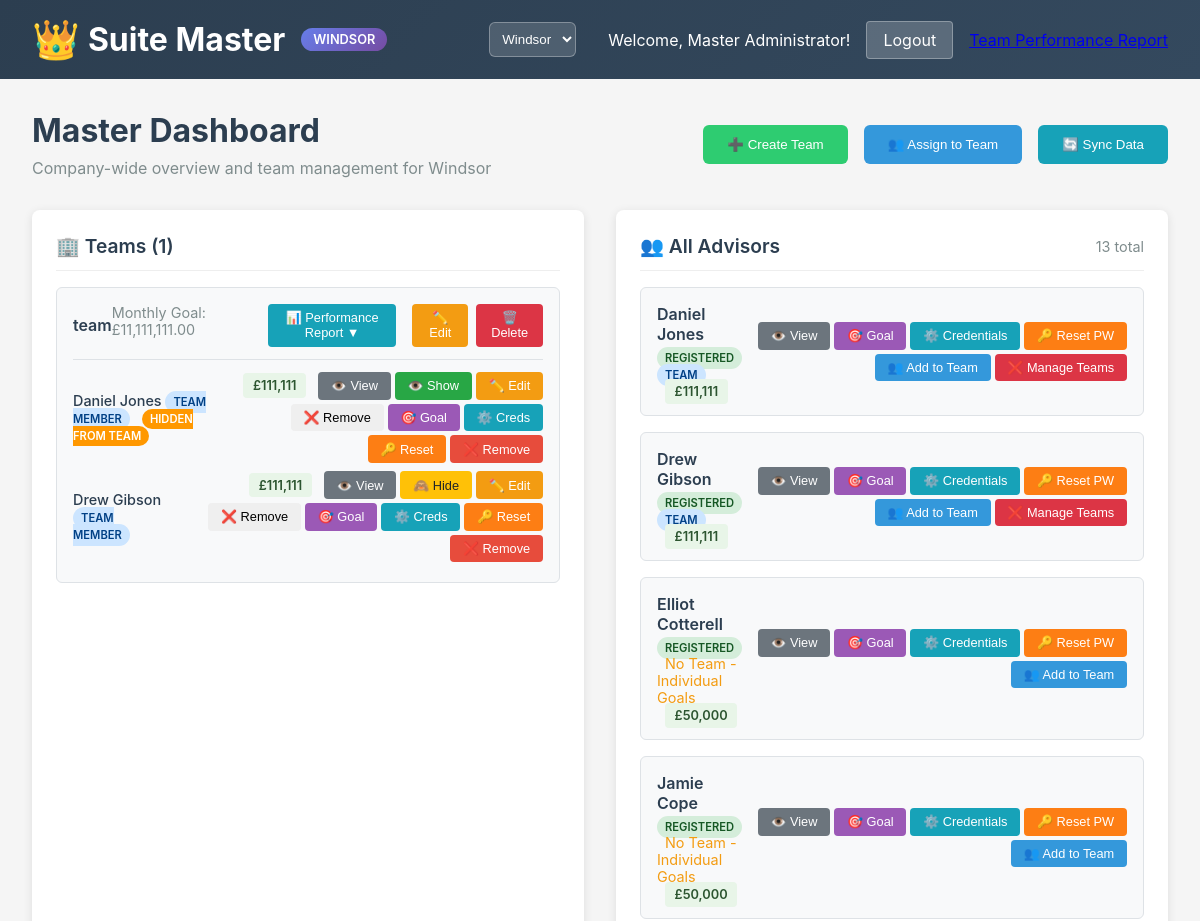
/master (signed in, upper part), run on an earlier commit of the app's database.
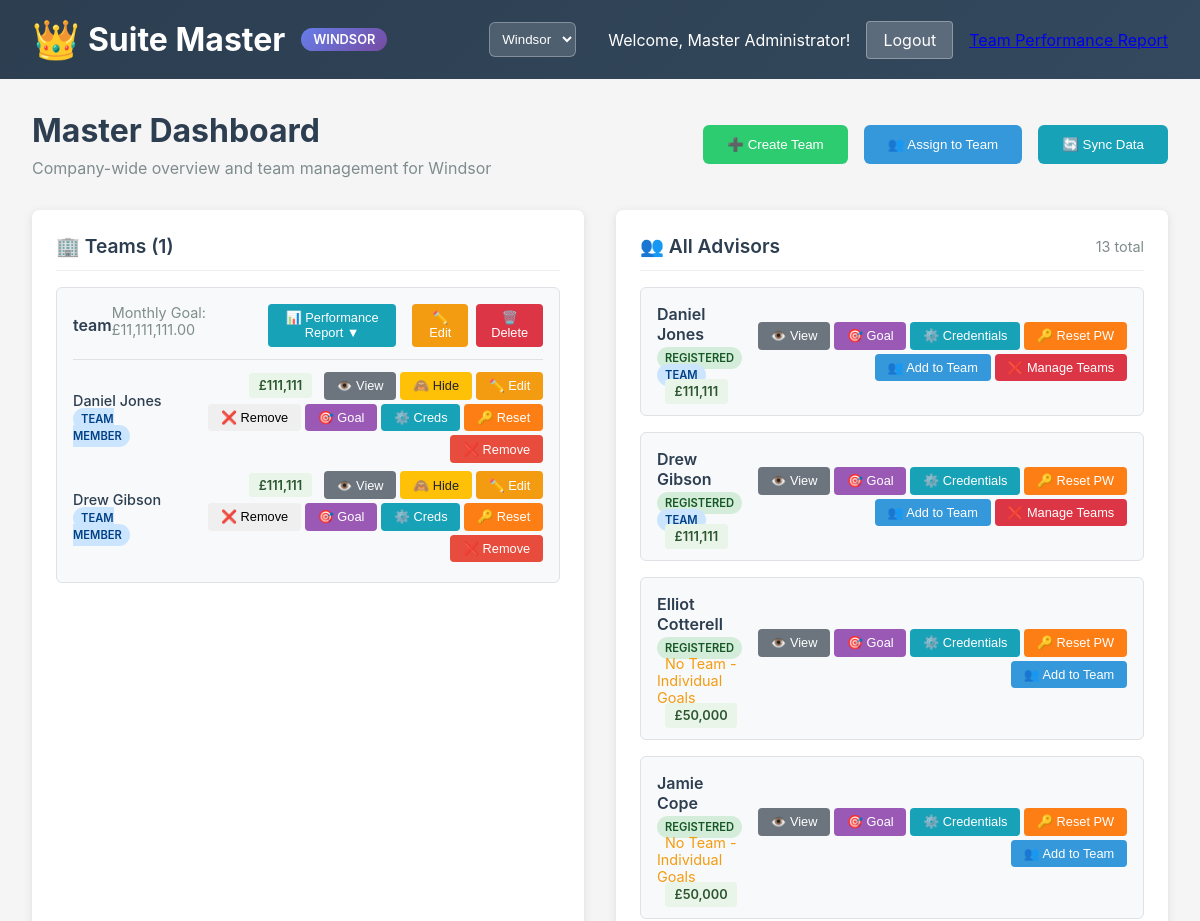
And on a later commit of the database.
### app/models/team.py (models this page shows, shortened)
class Team(BaseModel):
    __tablename__ = 'teams'
    name = db.Column(db.String(100), nullable=False)
    monthly_goal = db.Column(db.Float, default=0.0)
    created_by = db.Column(db.Integer, db.ForeignKey('advisors.id'), nullable=False)
    company = db.Column(db.String(50), default='windsor')
    is_hidden = db.Column(db.Boolean, default=False)
    creator = db.relationship('Advisor', foreign_keys=[created_by])
    advisor_memberships = db.relationship('AdvisorTeam', backref='team', cascade='all, delete-orphan')
    @property
    def members(self):
        return [membership.advisor for membership in self.advisor_memberships]

class AdvisorTeam(BaseModel):
    __tablename__ = 'advisor_teams'
    advisor_id = db.Column(db.Integer, db.ForeignKey('advisors.id'), nullable=False)
    team_id = db.Column(db.Integer, db.ForeignKey('teams.id'), nullable=False)
    yearly_goal = db.Column(db.Float, default=0.0)
    __table_args__ = (db.UniqueConstraint('advisor_id', 'team_id', name='unique_advisor_team'),)

### app/models/advisor.py (models this page shows, shortened)
class Advisor(BaseModel):
    __tablename__ = 'advisors'
    full_name = db.Column(db.String(100), nullable=False)
    username = db.Column(db.String(50), unique=True, nullable=False)
    email = db.Column(db.String(100), unique=True, nullable=False)
    password_hash = db.Column(db.String(255), nullable=False)
    is_master = db.Column(db.Boolean, default=False)
    is_hidden_from_team = db.Column(db.Boolean, default=False, nullable=False)
    team_memberships = db.relationship('AdvisorTeam', backref='advisor', cascade='all, delete-orphan')
    submissions = db.relationship('Submission', backref='advisor')
    paid_cases = db.relationship('PaidCase', backref='advisor')
    yearly_goals = db.relationship('AdvisorGoal', backref='advisor', cascade='all, delete-orphan')
    def get_teams_for_company(self, company):
        teams = []
        for membership in self.team_memberships:
            if membership.team.company == company:
                teams.append(membership.team)
        return teams
    def get_visible_team_for_company(self, company):
        for membership in self.team_memberships:
            if membership.team.company == company and not membership.team.is_hidden:
                return membership.team
        return None
    def get_yearly_goal_for_company(self, company):
        visible_team = self.get_visible_team_for_company(company)
        if visible_team:
            for membership in self.team_memberships:
                if membership.team.id == visible_team.id and membership.yearly_goal > 0:
                    return membership.yearly_goal
        for membership in self.team_memberships:
            if membership.team.company == company and membership.yearly_goal > 0:
                return membership.yearly_goal
        for goal in self.yearly_goals:
            if goal.company == company:
                return goal.yearly_goal
        return 50000.0

### app/controllers/master.py (the view)
    def index(self):
        user = self.get_current_user()
        if not user:
            session.clear()
            return redirect(url_for('auth.login'))
        current_company = SessionManager.get_current_company(session)
        teams = Team.query.filter_by(company=current_company).all()
        advisors = Advisor.query.filter_by(is_master=False).all()
        all_advisor_names = config_manager.get_advisor_names(current_company)
        recent_syncs = SyncLog.query.filter_by(company=current_company).order_by(SyncLog.sync_time.desc()).limit(10).all()
        company_config = SessionManager.get_company_config(session)
        return render_template('master.html',
                             user=user,
                             teams=teams,
                             advisors=advisors,
                             all_advisor_names=all_advisor_names,
                             recent_syncs=recent_syncs,
                             company_config=company_config)

### templates/master.html (shortened to what this page needs)
<!DOCTYPE html>
<html lang="en">
<head>
    <link rel="stylesheet" href="{{ url_for('static', filename='css/master.css') }}">
</head>
<body>
    <div class="header">
        <h1>Suite Master <span class="company-indicator" id="company-indicator">{{ company_config.name }}</span></h1>
        <div class="user-info">
            <select id="company-selector" class="company-selector" onchange="switchCompany()">
                <option value="windsor" {{ 'selected' if session.get('company_mode', 'windsor') == 'windsor' else '' }}>Windsor</option>
            </select>
            <span>Welcome, Master Administrator!</span>
            <a href="/logout" class="logout-btn">Logout</a>
            <a href="{{ url_for('master.team_performance_report') }}" class="nav-link">
                Team Performance Report
            </a>
        </div>
    </div>
    <div class="main-content">
        <div class="dashboard-header">
            <div>
                <h2 class="dashboard-title">Master Dashboard</h2>
                <p style="color: #7f8c8d; margin-top: 0.5rem;">Company-wide overview and team management for {{ company_config.name }}</p>
            </div>
            <div class="action-buttons">
                <button class="action-btn btn-primary" onclick="openCreateTeamModal()">
                    ➕ Create Team
                </button>
                <button class="action-btn btn-secondary" onclick="openAssignModal()">
                    👥 Assign to Team
                </button>
                <button class="action-btn btn-info" onclick="syncData()">
                    🔄 Sync Data
                </button>
            </div>
        </div>
        <div class="content-grid">
            <div class="section-card">
                <div class="section-header">
                    <h3 class="section-title">🏢 Teams ({{ teams|length }})</h3>
                </div>
                {% for team in teams %}
                <div class="team-card">
                    <div class="team-header">
                        <span class="team-name">
                            {{ team.name }}
                        </span>
                        <div class="team-actions">
                            <span style="color: #7f8c8d; font-size: 0.9rem; margin-right: 1rem;">
                                Monthly Goal: £{{ "{:,.2f}".format(team.monthly_goal) }}
                            </span>
                            <div class="dropdown" style="display: inline-block; position: relative; margin-right: 0.5rem;">
                                <button class="btn-sm" style="background: #17a2b8; color: white;"
                                        onclick="toggleDropdown({{ team.id }})">
                                    📊 Performance Report ▼
                                </button>
                            </div>
                            <button class="btn-sm btn-edit" onclick="editTeam({{ team.id }}, '{{ team.name }}', {{ team.monthly_goal }}, {{ team.is_hidden|tojson }})">
                                ✏️ Edit
                            </button>
                            <button class="btn-sm btn-delete" onclick="deleteTeam({{ team.id }}, '{{ team.name }}')">
                                🗑️ Delete
                            </button>
                        </div>
                    </div>
                    <div class="team-members">
                        {% for member in team.members %}
                        <div class="member-item">
                            <span>
                                <a href="/master/advisor/{{ member.id }}" style="text-decoration: none; color: #2c3e50; font-weight: 500;">
                                    {{ member.full_name }}
                                </a>
                                {% if team.is_hidden %}
                                <span class="status-badge status-hidden">Hidden Team</span>
                                {% else %}
                                <span class="status-badge status-assigned">Team Member</span>
                                {% endif %}
                                {% if member.is_hidden_from_team %}
                                <span class="status-badge status-individual-hidden">Hidden from Team</span>
                                {% endif %}
                            </span>
                            <div class="member-actions">
                                <span class="goal-display">
                                    £{{ "{:,.0f}".format(member.get_yearly_goal_for_company(session.get('company_mode', 'windsor'))) }}
                                </span>
                                <button class="btn-sm btn-view" onclick="viewAdvisorDashboard({{ member.id }})">
                                    👁️ View
                                </button>
                                {% if not member.is_master %}
                                <button class="btn-sm btn-hide-advisor"
                                        id="hide-btn-{{ member.id }}"
                                        onclick="toggleAdvisorVisibility({{ member.id }}, '{{ member.full_name }}')"
                                        style="background: {% if member.is_hidden_from_team %}#28a745{% else %}#ffc107{% endif %};
                                            color: {% if member.is_hidden_from_team %}white{% else %}#212529{% endif %};">
                                    {% if member.is_hidden_from_team %}
                                        👁️ Show
                                    {% else %}
                                        🙈 Hide
                                    {% endif %}
                                </button>
                                {% endif %}
                                <button class="btn-sm btn-edit" onclick="setAdvisorGoal({{ member.id }}, '{{ member.full_name }}', {{ member.get_yearly_goal_for_company(session.get('company_mode', 'windsor')) }})">
                                    ✏️ Edit
                                </button>
                                <button class="btn-sm btn-remove" onclick="removeFromTeam({{ member.id }}, {{ team.id }}, '{{ member.full_name }}', '{{ team.name }}')">
                                    ❌ Remove
                                </button>
                                <button class="btn-sm btn-goal" onclick="editAdvisorGoal({{ member.id }}, '{{ member.full_name }}', {{ member.get_yearly_goal_for_company(session.get('company_mode', 'windsor')) }})">
                                    🎯 Goal
                                </button>
                                <button class="btn-sm" style="background: #17a2b8; color: white;" onclick="editUserCredentials({{ member.id }}, '{{ member.full_name }}')">
                                    ⚙️ Creds
                                </button>
                                <button class="btn-sm" style="background: #fd7e14; color: white;" onclick="resetUserPassword({{ member.id }}, '{{ member.full_name }}')">
                                    🔑 Reset
                                </button>
                                <button class="btn-sm btn-unassign" onclick="unassignFromSpecificTeam({{ member.id }}, '{{ member.full_name }}', {{ team.id }}, '{{ team.name }}')">
                                    ❌ Remove
                                </button>
                            </div>
                        </div>
                        {% endfor %}
                    </div>
                </div>
                {% endfor %}
            </div>
            <div class="section-card">
                <div class="section-header">
                    <h3 class="section-title">👥 All Advisors</h3>
                    <span style="color: #7f8c8d; font-size: 0.9rem;">
                        {{ all_advisor_names|length }} total
                    </span>
                </div>
                {% for advisor_name in all_advisor_names %}
                {% set registered_advisor = advisors|selectattr('full_name', 'equalto', advisor_name)|first %}
                <div class="advisor-card" {% if registered_advisor %}onclick="viewAdvisorDashboard({{ registered_advisor.id }})"{% endif %}>
                    <div class="advisor-info">
                        <div class="advisor-name">{{ advisor_name }}</div>
                        <div class="advisor-details">
                            {% if registered_advisor %}
                                <span class="status-badge status-registered">Registered</span>
                                {% set current_teams = registered_advisor.get_teams_for_company(session.get('company_mode', 'windsor')) %}
                                {% if current_teams %}
                                    {% for team in current_teams %}
                                        {% if team.is_hidden %}
                                            <span class="status-badge status-hidden">{{ team.name }} (Hidden)</span>
                                        {% else %}
                                            <span class="status-badge status-assigned">{{ team.name }}</span>
                                        {% endif %}
                                    {% endfor %}
                                {% else %}
                                    <span style="color: #f39c12; margin-left: 0.5rem;">No Team - Individual Goals</span>
                                {% endif %}
                                <span class="goal-display" style="margin-left: 0.5rem;">
                                    £{{ "{:,.0f}".format(registered_advisor.get_yearly_goal_for_company(session.get('company_mode', 'windsor'))) }}
                                </span>
                            {% else %}
                                <span class="status-badge status-unregistered">Not Registered</span>
                                <span style="color: #7f8c8d; margin-left: 0.5rem;">
                                    No account created yet
                                </span>
                            {% endif %}
                        </div>
                    </div>
                    <div class="advisor-actions" onclick="event.stopPropagation();">
                        {% if registered_advisor %}
                            <button class="btn-sm btn-view" onclick="viewAdvisorDashboard({{ registered_advisor.id }})">
                                👁️ View
                            </button>
                            <button class="btn-sm btn-goal" onclick="editAdvisorGoal({{ registered_advisor.id }}, '{{ registered_advisor.full_name }}', {{ registered_advisor.get_yearly_goal_for_company(session.get('company_mode', 'windsor')) }})">
                                🎯 Goal
                            </button>
                            <button class="btn-sm" style="background: #17a2b8; color: white;" onclick="editUserCredentials({{ registered_advisor.id }}, '{{ registered_advisor.full_name }}')">
                                ⚙️ Credentials
                            </button>
                            <button class="btn-sm" style="background: #fd7e14; color: white;" onclick="resetUserPassword({{ registered_advisor.id }}, '{{ registered_advisor.full_name }}')">
                                🔑 Reset PW
                            </button>
                            {% set current_teams = registered_advisor.get_teams_for_company(session.get('company_mode', 'windsor')) %}
                            <button class="btn-sm btn-assign" onclick="quickAssign({{ registered_advisor.id }}, '{{ registered_advisor.full_name }}')">
                                👥 Add to Team
                            </button>
                            {% if current_teams %}
                                <button class="btn-sm" style="background: #dc3545; color: white;" onclick="manageTeamMemberships({{ registered_advisor.id }}, '{{ registered_advisor.full_name }}')">
                                    ❌ Manage Teams
                                </button>
                            {% endif %}
                        {% else %}
                            <span style="color: #7f8c8d; font-size: 0.8rem;">
                                Waiting for registration
                            </span>
                        {% endif %}
                    </div>
                </div>
                {% endfor %}
            </div>
        </div>
    </div>
</body>
</html>

What changed in the data, as far as the page shows it:
changed Advisor "Daniel Jones": is_hidden_from_team "HIDDEN FROM TEAM 👁️ Show" → "🙈 Hide"
